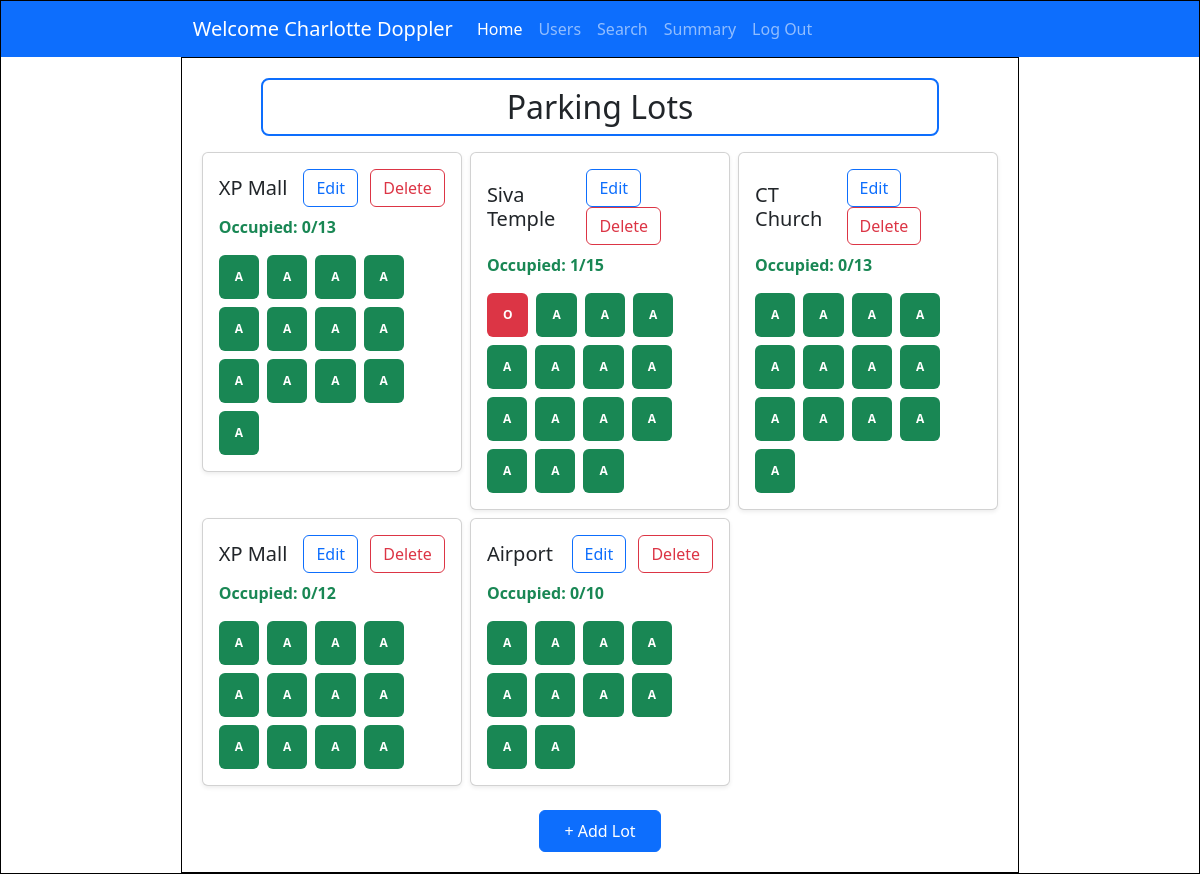
The page /admin_dashboard (signed in) on the database its author committed.
### controllers/models.py (models this page shows)
class User(db.Model, UserMixin):
    id = db.Column(db.Integer, primary_key=True)
    username = db.Column(db.String, unique=True, nullable = False)
    password = db.Column(db.String, nullable=False)
    name = db.Column(db.String, nullable=False)
    address = db.Column(db.String, nullable=False)
    type = db.Column(db.String, default="general")
    pincode = db.Column(db.String(6), nullable=False)
    reservations = db.relationship('Reservation', backref='user')

class ParkingLot(db.Model):
    id = db.Column(db.Integer, primary_key = True)
    prime_location_name = db.Column(db.String, nullable=False)
    price = db.Column(db.Integer, nullable=False)
    address = db.Column(db.String, nullable=False)
    pincode = db.Column(db.Integer,nullable = False)
    maximum_spots = db.Column(db.Integer, nullable=False)
    active = db.Column(db.Boolean, nullable=False, default=True)
    spots = db.relationship('ParkingSpot', backref='lot')

class ParkingSpot(db.Model):
    id = db.Column(db.Integer, primary_key = True)
    lot_id = db.Column(db.Integer, db.ForeignKey('parking_lot.id'), nullable=False)
    status = db.Column(db.String(1), nullable=False, default='A')
    active = db.Column(db.Boolean, nullable=False, default=True)
    reservations = db.relationship('Reservation', backref='spot')

### controllers/controller.py (the view)
@app.route('/admin_dashboard')
@login_required
def admin_dashboard():
    lots = ParkingLot.query.all()
    return render_template("admin_home.html", lots=lots, user=current_user)

### app.py (called while the page is built)
@login_manager.user_loader
def load_user(user_id):
    return User.query.get(int(user_id))

### templates/admin_home.html (shortened to what this page needs)
<!DOCTYPE html>
<html lang="en">
<head>
    <link href="https://cdn.jsdelivr.net/npm/bootstrap@5.3.6/dist/css/bootstrap.min.css" rel="stylesheet"
>
    <link rel="stylesheet" href="../static/style.css">
</head>
<body>
    <div id="main">
        <nav class="navbar navbar-expand-lg bg-primary" data-bs-theme="dark">
            <div class="container-fluid">
                <a class="navbar-brand" href="#">Welcome {{user.name}}</a>
                <div class="collapse navbar-collapse" id="navbarNavAltMarkup">
                    <div class="navbar-nav">
                        <a class="nav-link active" aria-current="page" href="#">Home</a>
                        <a class="nav-link" href="/admin_dashboard/users">Users</a>
                        <a class="nav-link" href="/admin_dashboard/search">Search</a>
                        <a class="nav-link" href="#">Summary</a>
                        <a class="nav-link" href="/login">Log Out</a>
                    </div>
                </div>
            </div>
        </nav>
        <div id="canvas">
            <div class="h2 text-center pt-2 pb-2 mb-3 rounded-3 border border-2 border-primary" style="margin: auto; width: 85%;">Parking Lots</div>
            <div class="row row-cols-1 row-cols-md-2 row-cols-lg-3 g-2">
                {% for lot in lots %}
                <div class="col">
                    <div class="card h-200 shadow-sm">
                        <div class="card-body">
                            <div class="d-flex justify-content-between align-items-center mb-2">
                                <h5 class="card-title mb-0">{{ lot.prime_location_name }}</h5>
                                <div>
                                    <a href="{{ url_for('edit_lot', lot_id=lot.id) }}" type="button"
                                        class="btn btn-outline-primary me-2">Edit</a>
                                    <button type="button" class="btn btn-outline-danger" data-bs-toggle="modal"
                                        data-bs-target="#lotModal{{ lot.id }}">Delete</button>
                                </div>
                            </div>
                            {% set total = lot.spots|selectattr("active", "equalto", 1)|list|length %}
                            {% set occupied = lot.spots|selectattr("status", "equalto", "O")|list|length %}
                            <p class="text-success fw-semibold">Occupied: {{ occupied }}/{{ total }}</p>
                            <div class="d-flex flex-wrap gap-2">
                                {% for spot in lot.spots %}
                                {% if spot.status == 'A' %}
                                <a class="badge bg-success p-3" href="{{ url_for('view_spot', spot_id=spot.id) }}"
                                    style="text-decoration:none;">A</a>
                                {% elif spot.status == 'O' %}
                                <a class="badge bg-danger p-3" href="{{ url_for('view_spot', spot_id=spot.id) }}"
                                    style="text-decoration:none;">O</a>
                                {% endif %}
                                {% endfor %}
                            </div>
                        </div>
                    </div>
                </div>
                {% endfor %}
            </div>
            <div class="text-center mt-4">
                <a href="/add_lot" class="btn btn-primary px-4 py-2">+ Add Lot</a>
            </div>
        </div>
    </div>
</body>
</html>

### static/style.css (style rules this page uses)
* { margin: 0px; }
#main, #canvas { border: 1px solid black; }
#canvas { width: 70%; margin: auto; height: auto; min-height: 760px; padding: 20px }
.navbar { padding-left: 15%; padding-right: 15%; }

### rows shown on the page
User: name "Charlotte Doppler"
ParkingLot: prime_location_name "XP Mall", occupied "0", maximum_spots "13"
ParkingLot: prime_location_name "Siva Temple", active "1", maximum_spots "15"
ParkingLot: prime_location_name "CT Church", occupied "0", maximum_spots "13"
ParkingLot: prime_location_name "XP Mall", occupied "0", maximum_spots "12"
ParkingLot: prime_location_name "Airport", occupied "0", maximum_spots "10"
